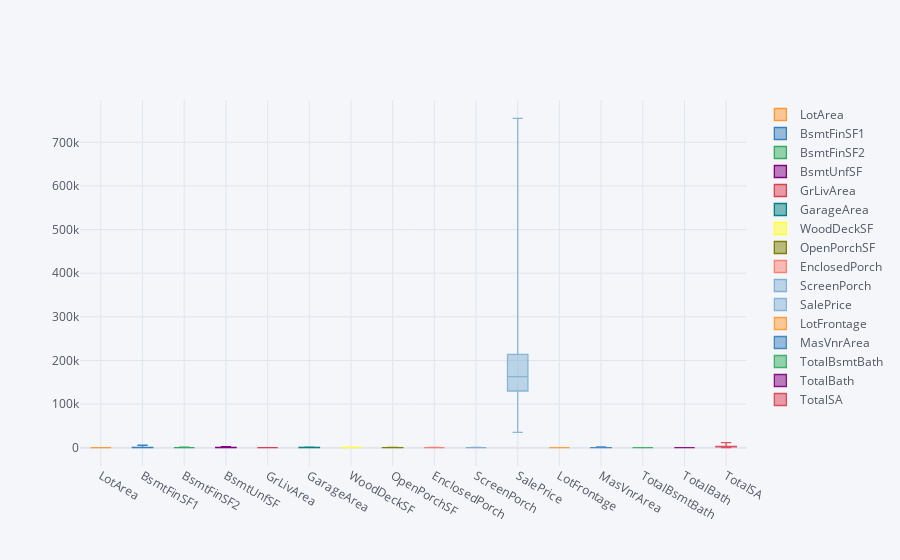

Notebook source saved alongside this figure:
### Code cell
data[continuous_features].iplot(kind='box')

### Figure 1 — Plotly figure (JSON) as saved in the notebook; plotly's stock layout.template omitted (floating-point values rounded to 4 significant figures; data arrays with more than 128 entries replaced by an {"elided": "..."} marker saying what was removed)
{"data": [{"boxpoints": false, "line": {"width": 1.3}, "marker": {"color": "rgba(255, 153, 51, 1.0)"}, "name": "LotArea", "orientation": "v", "type": "box", "y": {"elided": "1460 float values"}}, {"boxpoints": false, "line": {"width": 1.3}, "marker": {"color": "rgba(55, 128, 191, 1.0)"}, "name": "BsmtFinSF1", "orientation": "v", "type": "box", "y": {"elided": "1460 int values"}}, {"boxpoints": false, "line": {"width": 1.3}, "marker": {"color": "rgba(50, 171, 96, 1.0)"}, "name": "BsmtFinSF2", "orientation": "v", "type": "box", "y": {"elided": "1460 int values"}}, {"boxpoints": false, "line": {"width": 1.3}, "marker": {"color": "rgba(128, 0, 128, 1.0)"}, "name": "BsmtUnfSF", "orientation": "v", "type": "box", "y": {"elided": "1460 int values"}}, {"boxpoints": false, "line": {"width": 1.3}, "marker": {"color": "rgba(219, 64, 82, 1.0)"}, "name": "GrLivArea", "orientation": "v", "type": "box", "y": {"elided": "1460 float values"}}, {"boxpoints": false, "line": {"width": 1.3}, "marker": {"color": "rgba(0, 128, 128, 1.0)"}, "name": "GarageArea", "orientation": "v", "type": "box", "y": {"elided": "1460 int values"}}, {"boxpoints": false, "line": {"width": 1.3}, "marker": {"color": "rgba(255, 255, 51, 1.0)"}, "name": "WoodDeckSF", "orientation": "v", "type": "box", "y": {"elided": "1460 int values"}}, {"boxpoints": false, "line": {"width": 1.3}, "marker": {"color": "rgba(128, 128, 0, 1.0)"}, "name": "OpenPorchSF", "orientation": "v", "type": "box", "y": {"elided": "1460 int values"}}, {"boxpoints": false, "line": {"width": 1.3}, "marker": {"color": "rgba(251, 128, 114, 1.0)"}, "name": "EnclosedPorch", "orientation": "v", "type": "box", "y": {"elided": "1460 int values"}}, {"boxpoints": false, "line": {"width": 1.3}, "marker": {"color": "rgba(128, 177, 211, 1.0)"}, "name": "ScreenPorch", "orientation": "v", "type": "box", "y": {"elided": "1460 int values"}}, {"boxpoints": false, "line": {"width": 1.3}, "marker": {"color": "rgba(128, 177, 211, 0.8999999999999999)"}, "name": "SalePrice", "orientation": "v", "type": "box", "y": {"elided": "1460 int values"}}, {"boxpoints": false, "line": {"width": 1.3}, "marker": {"color": "rgba(255, 153, 51, 0.8999999999999999)"}, "name": "LotFrontage", "orientation": "v", "type": "box", "y": {"elided": "1460 float values"}}, {"boxpoints": false, "line": {"width": 1.3}, "marker": {"color": "rgba(55, 128, 191, 0.8999999999999999)"}, "name": "MasVnrArea", "orientation": "v", "type": "box", "y": {"elided": "1460 float values"}}, {"boxpoints": false, "line": {"width": 1.3}, "marker": {"color": "rgba(50, 171, 96, 0.8999999999999999)"}, "name": "TotalBsmtBath", "orientation": "v", "type": "box", "y": {"elided": "1460 float values"}}, {"boxpoints": false, "line": {"width": 1.3}, "marker": {"color": "rgba(128, 0, 128, 0.8999999999999999)"}, "name": "TotalBath", "orientation": "v", "type": "box", "y": {"elided": "1460 float values"}}, {"boxpoints": false, "line": {"width": 1.3}, "marker": {"color": "rgba(219, 64, 82, 0.8999999999999999)"}, "name": "TotalSA", "orientation": "v", "type": "box", "y": {"elided": "1460 int values"}}], "layout": {"legend": {"bgcolor": "#F5F6F9", "font": {"color": "#4D5663"}}, "paper_bgcolor": "#F5F6F9", "plot_bgcolor": "#F5F6F9", "title": {"font": {"color": "#4D5663"}}, "xaxis": {"gridcolor": "#E1E5ED", "showgrid": true, "tickfont": {"color": "#4D5663"}, "title": {"font": {"color": "#4D5663"}, "text": ""}, "zerolinecolor": "#E1E5ED"}, "yaxis": {"gridcolor": "#E1E5ED", "showgrid": true, "tickfont": {"color": "#4D5663"}, "title": {"font": {"color": "#4D5663"}, "text": ""}, "zerolinecolor": "#E1E5ED"}}}
